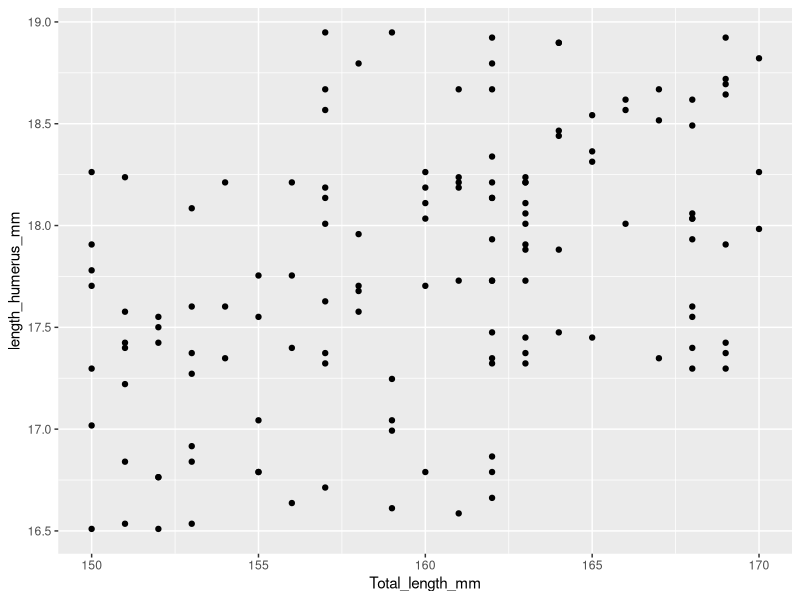

Recreate this plot in R. (Note: this script raises an error after producing the figure.)
library(tidyverse)
bumpus <- read.csv("data_raw/bumpus2-1.csv")

# q1
  mutated_bumpus <- mutate(bumpus, 
                           length_humerus_mm = length_humerus_in*25.4)
  ggplot(data = mutated_bumpus,
         aes(x = Total_length_mm,
             y = length_humerus_mm)) +
    geom_point()

# q2
  mean(mutated_bumpus$Total_length_mm)  # 160.0368 mm
  filter_bumpus <- group_by(bumpus,
                            total_length_mm < mean(bumpus$Total_length_mm))
                              
  